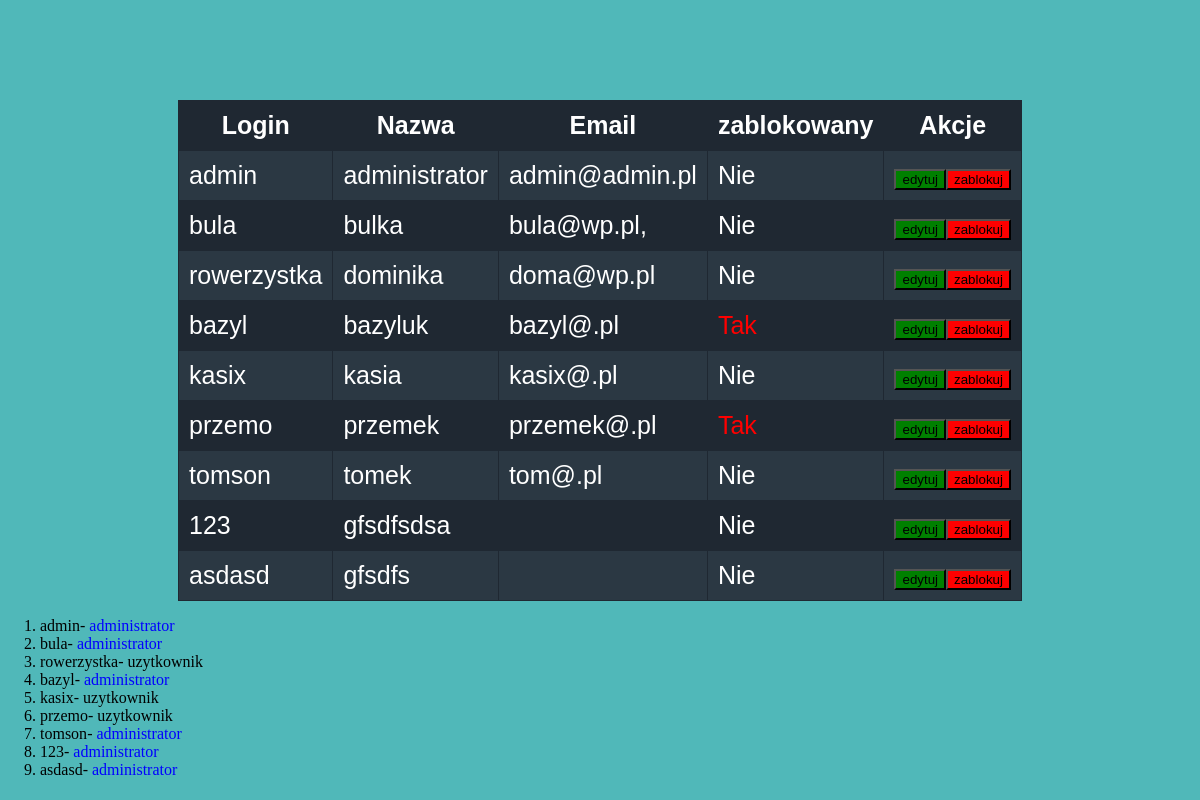
Screenshot of /main.php with the database file from the repository.
### tables this page shows
CREATE TABLE `user_tbl` (
  `id` int(11) NOT NULL,
  `login` varchar(16) NOT NULL,
  `password` varchar(128) NOT NULL,
  `name` varchar(128) NOT NULL,
  `type_id` int(11) NOT NULL,
  `blocked` tinyint(1) NOT NULL DEFAULT 0,
  `email` varchar(64) DEFAULT NULL,
  `date_created` datetime NOT NULL
);

### main.php (the view, shortened to what this page needs)
<!DOCTYPE html>
<html >
<head>
   <link rel="stylesheet" href="main.css?v=1">
</head>
<body>
<?php
include "db_conn.php";
$sql = "SELECT login,name,email,blocked,type_id FROM `user_tbl`;";
$result = $conn->query($sql);
if ($result->num_rows > 0){
    echo    '<table class="center">';
    echo '<tr>'.
        '<th>Login</th>'.
        '<th>Nazwa</th>'.
        '<th>Email</th>'.
        '<th>zablokowany</th>'.
        '<th>Akcje</th>';
    echo'</tr>';
        while($row = mysqli_fetch_assoc($result)){
            echo '<tr>';
            echo
                 '<td>'.$row["login"].'</td>'.
                 '<td>'.$row["name"].'</td>'.
                 '<td>'.$row["email"].'</td>'.
                 '<td>'.blocked_text($row["blocked"]).'</td>'.
                 '<td>'.'<input class="but-green" type="submit" name="edytuj" value="edytuj" >'.'<input class="but-red"type="submit" name="zablokuj" value="zablokuj">'.'</td>';
            echo '</tr>';
        }
    echo '</table>';
    echo'<ol>';
    $result = $conn->query($sql);
    while($row = mysqli_fetch_assoc($result)){
        echo'<li>'.$row["login"].'- '.type_id_text($row["type_id"]).'</li>';
    }
    echo'</ol>';
}
else {
    echo "0 results";
}
?>
</body>
</html>
<?php
    function blocked_text($blocked)
     {
         if ($blocked == 0)
            return "Nie";
        return "<span style='color: red;'>Tak</span>";
     }
?>
<?php
    function type_id_text($type_id)
    {
        if ($type_id == 1)
            return"<span style='color: blue;'>administrator<span>";
        return"uzytkownik";
    }
?>

### main.css (style rules this page uses)
body { margin: 0; background-color:rgb(80, 184, 185); }
.center { margin: 0; margin-top: 100px; margin-left: auto; margin-right: auto; margin-bottom: auto; }
table,th,td { border: 1px solid rgb(31, 40, 50); font-size: 25px; border-collapse: collapse; color:white; font-family:sans-serif; padding: 10px; }
tr:nth-child(even) { background-color:rgb(43,56,67); }
tr:nth-child(odd) { background-color: rgb(31,40,50); }
.but-green { background-color: green; }
.but-red { background-color: red; }

### rows the page displays
user_tbl: login "admin", name "administrator", email "admin@admin.pl", blocked "Nie", type_id "administrator"
user_tbl: login "bula", name "bulka", email "bula@wp.pl,", blocked "Nie", type_id "administrator"
user_tbl: login "rowerzystka", name "dominika", email "doma@wp.pl", blocked "Nie", type "uzytkownik"
user_tbl: login "bazyl", name "bazyluk", email "bazyl@.pl", type_id "administrator"
user_tbl: login "kasix", name "kasia", email "kasix@.pl", blocked "Nie", type "uzytkownik"
user_tbl: login "przemo", name "przemek", email "przemek@.pl", type "uzytkownik"
user_tbl: login "tomson", name "tomek", email "tom@.pl", blocked "Nie", type_id "administrator"
user_tbl: login "123", name "gfsdfsdsa", blocked "Nie", type_id "administrator"
user_tbl: login "asdasd", name "gfsdfs", blocked "Nie", type_id "administrator"
